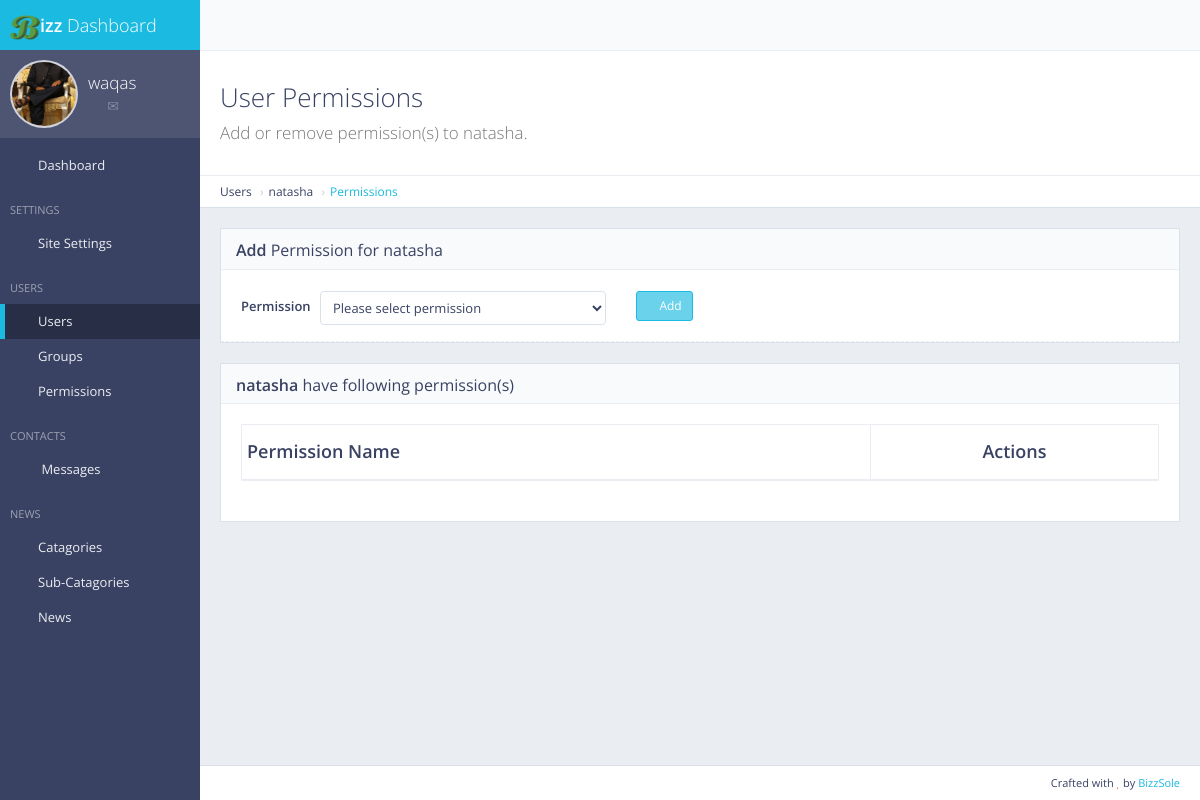
/panel/users/permissions/assign/4 (signed in), run on the app's committed database.
### usermanager/models.py (models this page shows, shortened)
class Usermanager(models.Model):
    class Userstatus(models.TextChoices):
        Active = 'Active'
        Inactive = 'Inactive'
    username = models.CharField(max_length=50)
    user_firstname = models.CharField(max_length=30)
    user_lastname = models.CharField(max_length=30)
    user_email = models.EmailField()
    user_contact = models.CharField(max_length=50)
    user_biography = models.TextField()
    user_address = models.TextField()
    user_doj = models.DateTimeField(default=datetime.now)
    user_image = models.ImageField(upload_to='pics', default='media/pics/avatar.jpg')
    user_status = models.CharField(max_length=8, choices=Userstatus.choices, default=Userstatus.Active)
    user_posts = models.IntegerField(default=0)

### usermanager/views.py (the view)
# urls.py: path('panel/users/permissions/assign/<pk>', views.user_addpermission, name='user_addpermission'),
def user_addpermission(request, pk):
    permission = access_permission(request,'user_addpermission')
    if permission == -1: return redirect('mylogin')
    if permission == 0: return error(request, 'access_denied', 'Access Denied')
    if request.method == 'POST':
        permission_name = request.POST.get('permission_name')
        usermanager = Usermanager.objects.get(pk=pk)
        users = User.objects.get(username=usermanager.username)
        permission = Permission.objects.get(name=permission_name)
        users.user_permissions.add(permission)
    usermanager = Usermanager.objects.get(pk=pk)
    users = User.objects.get(username=usermanager.username)
    permissions = Permission.objects.filter(user=users).order_by('name')
    user_permissions = []
    for i in permissions :
        user_permissions.append(i.name)
    permissionlist = Permission.objects.all().order_by('content_type')
    permissionl = []
    for i in permissionlist:
        permissionl.append(i.name)
    permissionlist = list(set(permissionl).symmetric_difference(set(user_permissions)))
    return render(request, 'user_addpermissions.html',{
        'user_name':request.user.username,
        'site_name':site_name,
        'site_icon':site_icon,
        'site_logo':site_logo,
        'activeuser':Usermanager.objects.filter(username=request.user.username),
        'user_permissions':user_permissions,
        'permissionlist':permissionlist,
        'usermanager':usermanager,
    })

### bizzsole/bizzfunc.py (called while the page is built)
def access_permission(request, code_name=None, user_only_data=False):
    permission = 0
    if not request.user.is_authenticated:
        permission = -1
        return permission
    for i in request.user.groups.all():
        if i.name == 'Super User' or i.pk == 1 : permission = 1
    if permission == 0:
        perm = request.user.get_all_permissions()
        for i in perm:
            if i == code_name: permission = 1
            if i == code_name + '_user_only': permission = 2
    return permission

### main/templatetags/access_permission.py (called while the page is built)
@register.filter(name='has_group')
def has_group(user, group_name):
    return user.groups.filter(name=group_name).exists()

### templates/user_addpermissions.html (shortened to what this page needs)
{% extends 'panelmaster.html' %}
{% load static %}
{% block mainblock %}
<div class="content-header">
    <div class="header-section">
        <h1>
            <i class="fa fa-table"></i>User Permissions<br><small>Add or remove permission(s) to {{usermanager.username}}.</small>
        </h1>
    </div>
</div>
<ul class="breadcrumb breadcrumb-top">
    <li>Users</li>
    <li>{{usermanager.username}}</li>
    <li><a href="">Permissions</a></li>
</ul>
<div class="row">
    <div class="col-md-12">
        <div class="block">
            <div class="block-title">
                <h2><strong>Add</strong> Permission for {{usermanager.username}}</h2>
            </div>
            <form action="{% url 'user_addpermission' pk=usermanager.pk %}" method="post" enctype="multipart/form-data" class="form-horizontal form-bordered">
                <div class="form-group">
                    <label class="col-md-1 control-label" for="permission_name">Permission</label>
                    <div class="col-md-4">
                        <select id="permission_name" name="permission_name" class="form-control" size="1">
                            <option value="0">Please select permission</option>
                        </select>
                    </div>
                    <div class="col-md-5">
                        <button type="submit" class="btn btn-sm btn-primary"><i class="fa fa-angle-right"></i> Add</button>
                    </div>
                </div>
            </form>
        </div>
    </div>
</div>
<div class="block full">
    <div class="block-title">
        <h2><strong>{{usermanager.username}}</strong> have following permission(s)</h2>
    </div>
    <div class="table-responsive">
        <table id="example-datatable" class="table table-vcenter table-condensed table-bordered">
            <thead>
                <tr>
                    <th>Permission Name</th>
                    <th class="text-center">Actions</th>
                </tr>
            </thead>
        </table>
    </div>
</div>
{% endblock %}

### templates/panelmaster.html (shortened to what this page needs)
{% load static %}
{% load access_permission %}
<!DOCTYPE html>
 <html class="no-js" lang="en">
    <head>
        <link rel="stylesheet" href="{% static 'panel/css/bootstrap.min.css' %}">
        <link rel="stylesheet" href="{% static 'panel/css/plugins.css' %}">
        <link rel="stylesheet" href="{% static 'panel/css/main.css' %}">
        <link rel="stylesheet" href="{% static 'panel/css/themes.css' %}">
    </head>
    <body>
        <div id="page-wrapper">
            <div id="page-container" class="sidebar-partial sidebar-visible-lg sidebar-no-animations">
                <div id="sidebar">
                    <div id="sidebar-scroll">
                        <div class="sidebar-content">
                            <a href="" class="sidebar-brand">
                                <img style="width:30px; height:25px;" src="{{site_icon.url}}" alt="Bizz"></i><span class="sidebar-nav-mini-hide"><strong>izz </strong>Dashboard</span>
                            </a>
                            <div class="sidebar-section sidebar-user clearfix sidebar-nav-mini-hide">
                                <div class="sidebar-user-avatar">
                                    <a href="#">
                                        {% for activeuser in activeuser %}
                                        <img style="object-fit:cover;" src="{{activeuser.user_image.url}}" alt="user image">
                                        {% endfor %}
                                    </a>
                                </div>
                                <div class="sidebar-user-name">{{user_name}}</div>
                                <div class="sidebar-user-links">
                                    <a href="page_ready_user_profile.html" data-toggle="tooltip" data-placement="bottom" title="Profile"><i class="gi gi-user"></i></a>
                                    <a href="page_ready_inbox.html" data-toggle="tooltip" data-placement="bottom" title="Messages"><i class="gi gi-envelope"></i></a>
                                    <a href="javascript:void(0)" class="enable-tooltip" data-placement="bottom" title="Settings" onclick="$('#modal-user-settings').modal('show');"><i class="gi gi-cogwheel"></i></a>
                                    <a href="/login" data-toggle="tooltip" data-placement="bottom" title="Logout"><i class="gi gi-exit"></i></a>
                                </div>
                            </div>
                            <ul class="sidebar-nav">
                                <li>
                                    <a id="dashboard" href="/panel/"><i class="gi gi-stopwatch sidebar-nav-icon"></i><span class="sidebar-nav-mini-hide">Dashboard</span></a>
                                </li>
                                {% if request.user|has_group:'Super User' %}
                                <li class="sidebar-header">
                                    <span class="sidebar-header-title">Settings</span>
                                </li>
                                <li>
                                    <a id="site_settings" href="/panel/settings"><i class="gi gi-show_big_thumbnails sidebar-nav-icon"></i><span>Site Settings</span></a>
                                </li>
                                {% endif %}
                                {% if request.user|has_group:'Super User' %}
                                <li class="sidebar-header">
                                    <span class="sidebar-header-title">Users</span>
                                </li>
                                <li>
                                    <a id="user_list" href="/panel/users/list"><i class="gi gi-show_big_thumbnails sidebar-nav-icon"></i><span>Users</span></a>
                                </li>
                                <li>
                                    <a id="user_group" href="/panel/users/groups"><i class="gi gi-show_big_thumbnails sidebar-nav-icon"></i><span>Groups</span></a>
                                </li>
                                <li>
                                    <a id="permissions" href="/panel/users/permissions"><i class="gi gi-show_big_thumbnails sidebar-nav-icon"></i><span>Permissions</span></a>
                                </li>
                                {% endif %}
                                {% if request.user|has_group:'Super User' %}
                                <li class="sidebar-header">
                                    <span class="sidebar-header-title">Contacts</span>
                                </li>
                                <li>
                                    <a id="messages" href="/contact/list"><i class="gi gi-show_big_thumbnails sidebar-nav-icon"></i>
                                    {% if unread_contacts == 0 %}
                                    <span>Messages</span></a>
                                    {% else %}
                                    <span>Messages</span>
                                    </a>
                                    {% endif %}
                                </li>
                                {% endif %}
                                <li class="sidebar-header">
                                    <span class="sidebar-header-title">News</span>
                                </li>
                                {% if request.user|has_group:'Super User' %}
                                <li id="catagory">
                                    <a href="#" class="sidebar-nav-menu"><i class="fa fa-angle-left sidebar-nav-indicator sidebar-nav-mini-hide"></i><i class="gi gi-show_big_thumbnails sidebar-nav-icon"></i><span class="sidebar-nav-mini-hide">Catagories</span></a>
                                </li>
                                {% endif %}
                                {% if request.user|has_group:'Super User' %}
                                <li id="subcatagory">
                                    <a href="#" class="sidebar-nav-menu"><i class="fa fa-angle-left sidebar-nav-indicator sidebar-nav-mini-hide"></i><i class="gi gi-show_big_thumbnails sidebar-nav-icon"></i><span class="sidebar-nav-mini-hide">Sub-Catagories</span></a>
                                </li>
                                {% endif %}
                                <li id="news">
                                    <a href="#" class="sidebar-nav-menu"><i class="fa fa-angle-left sidebar-nav-indicator sidebar-nav-mini-hide"></i><i class="gi gi-show_big_thumbnails sidebar-nav-icon"></i><span class="sidebar-nav-mini-hide">News</span></a>
                                </li>
                            </ul>
                        </div>
                    </div>
                </div>
                <div id="main-container">
                    <header class="navbar navbar-default">
                        <ul class="nav navbar-nav-custom">
                            <li>
                                <a href="javascript:void(0)" onclick="App.sidebar('toggle-sidebar');this.blur();">
                                    <i class="fa fa-bars fa-fw"></i>
                                </a>
                            </li>
                            <li class="dropdown">
                                <a href="javascript:void(0)" class="dropdown-toggle" data-toggle="dropdown">
                                    <i class="gi gi-settings"></i>
                                </a>
                            </li>
                        </ul>
                    </header>
                    <div id="page-content">
                        {% block mainblock %}
                        {% endblock %}
                    </div>
                    <footer class="clearfix">
                        <div class="pull-right">
                            Crafted with <i class="fa fa-heart text-danger"></i> by <a href="https://bizzsole.com" target="_blank">BizzSole</a>
                        </div>
                    </footer>
                </div>
            </div>
        </div>
    </body>
</html>

### data on the page
Usermanager: user_image (picture)
Usermanager: username "natasha"

### other printed values
{{ user_name }} "waqas"
